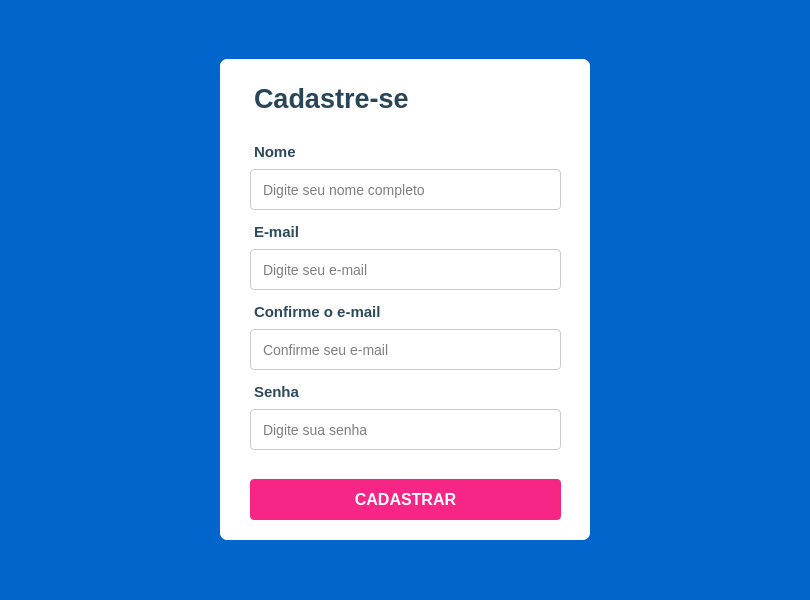
<?xml version="1.0" encoding="UTF-8"?>
<ui version="4.0">
 <class>Dialog</class>
 <widget class="QDialog" name="Dialog">
  <property name="geometry">
   <rect>
    <x>0</x>
    <y>0</y>
    <width>810</width>
    <height>600</height>
   </rect>
  </property>
  <property name="windowTitle">
   <string>Dialog</string>
  </property>
  <property name="styleSheet">
   <string notr="true">QDialog{
background: #FFF;
}
</string>
  </property>
  <widget class="QFrame" name="frame">
   <property name="geometry">
    <rect>
     <x>220</x>
     <y>59</y>
     <width>370</width>
     <height>481</height>
    </rect>
   </property>
   <property name="minimumSize">
    <size>
     <width>370</width>
     <height>481</height>
    </size>
   </property>
   <property name="layoutDirection">
    <enum>Qt::LeftToRight</enum>
   </property>
   <property name="styleSheet">
    <string notr="true">QFrame{
background: #FFFFFF;
border-radius:7px;
box-shadow: 10px 10px 40px rgba(0, 0, 0, 0.4);
}</string>
   </property>
   <property name="frameShape">
    <enum>QFrame::NoFrame</enum>
   </property>
   <widget class="QTextEdit" name="login_text">
    <property name="geometry">
     <rect>
      <x>30</x>
      <y>20</y>
      <width>171</width>
      <height>51</height>
     </rect>
    </property>
    <property name="font">
     <font>
      <family>Segoe UI</family>
     </font>
    </property>
    <property name="readOnly">
     <bool>true</bool>
    </property>
    <property name="html">
     <string>&lt;!DOCTYPE HTML PUBLIC &quot;-//W3C//DTD HTML 4.0//EN&quot; &quot;http://www.w3.org/TR/REC-html40/strict.dtd&quot;&gt;
&lt;html&gt;&lt;head&gt;&lt;meta name=&quot;qrichtext&quot; content=&quot;1&quot; /&gt;&lt;style type=&quot;text/css&quot;&gt;
p, li { white-space: pre-wrap; }
&lt;/style&gt;&lt;/head&gt;&lt;body style=&quot; font-family:'Segoe UI'; font-size:8.25pt; font-weight:400; font-style:normal;&quot;&gt;
&lt;p style=&quot; margin-top:12px; margin-bottom:12px; margin-left:0px; margin-right:0px; -qt-block-indent:0; text-indent:0px;&quot;&gt;&lt;span style=&quot; font-size:20pt; font-weight:696; color:#284658;&quot;&gt;Cadastre-se&lt;/span&gt;&lt;/p&gt;&lt;/body&gt;&lt;/html&gt;</string>
    </property>
   </widget>
   <widget class="QTextEdit" name="nome_text_input">
    <property name="geometry">
     <rect>
      <x>30</x>
      <y>80</y>
      <width>111</width>
      <height>31</height>
     </rect>
    </property>
    <property name="readOnly">
     <bool>true</bool>
    </property>
    <property name="html">
     <string>&lt;!DOCTYPE HTML PUBLIC &quot;-//W3C//DTD HTML 4.0//EN&quot; &quot;http://www.w3.org/TR/REC-html40/strict.dtd&quot;&gt;
&lt;html&gt;&lt;head&gt;&lt;meta name=&quot;qrichtext&quot; content=&quot;1&quot; /&gt;&lt;style type=&quot;text/css&quot;&gt;
p, li { white-space: pre-wrap; }
&lt;/style&gt;&lt;/head&gt;&lt;body style=&quot; font-family:'MS Shell Dlg 2'; font-size:8.25pt; font-weight:400; font-style:normal;&quot;&gt;
&lt;p style=&quot; margin-top:0px; margin-bottom:0px; margin-left:0px; margin-right:0px; -qt-block-indent:0; text-indent:0px;&quot;&gt;&lt;span style=&quot; font-family:'Segoe UI'; font-size:11pt; font-weight:696; color:#2d4a5c;&quot;&gt;Nome&lt;/span&gt;&lt;/p&gt;&lt;/body&gt;&lt;/html&gt;</string>
    </property>
   </widget>
   <widget class="QLineEdit" name="nome_input">
    <property name="geometry">
     <rect>
      <x>30</x>
      <y>110</y>
      <width>311</width>
      <height>41</height>
     </rect>
    </property>
    <property name="styleSheet">
     <string notr="true">QLineEdit{
border-radius: 4px;
border: 1px solid #ccc;
padding-left:10px;
font-size:14px
}</string>
    </property>
    <property name="placeholderText">
     <string>Digite seu nome completo</string>
    </property>
   </widget>
   <widget class="QTextEdit" name="email_text_input">
    <property name="geometry">
     <rect>
      <x>30</x>
      <y>160</y>
      <width>91</width>
      <height>31</height>
     </rect>
    </property>
    <property name="readOnly">
     <bool>true</bool>
    </property>
    <property name="html">
     <string>&lt;!DOCTYPE HTML PUBLIC &quot;-//W3C//DTD HTML 4.0//EN&quot; &quot;http://www.w3.org/TR/REC-html40/strict.dtd&quot;&gt;
&lt;html&gt;&lt;head&gt;&lt;meta name=&quot;qrichtext&quot; content=&quot;1&quot; /&gt;&lt;style type=&quot;text/css&quot;&gt;
p, li { white-space: pre-wrap; }
&lt;/style&gt;&lt;/head&gt;&lt;body style=&quot; font-family:'MS Shell Dlg 2'; font-size:8.25pt; font-weight:400; font-style:normal;&quot;&gt;
&lt;p style=&quot; margin-top:0px; margin-bottom:0px; margin-left:0px; margin-right:0px; -qt-block-indent:0; text-indent:0px;&quot;&gt;&lt;span style=&quot; font-family:'Segoe UI'; font-size:11pt; font-weight:696; color:#2d4a5c;&quot;&gt;E-mail&lt;/span&gt;&lt;/p&gt;&lt;/body&gt;&lt;/html&gt;</string>
    </property>
   </widget>
   <widget class="QLineEdit" name="email_input">
    <property name="geometry">
     <rect>
      <x>30</x>
      <y>190</y>
      <width>311</width>
      <height>41</height>
     </rect>
    </property>
    <property name="styleSheet">
     <string notr="true">QLineEdit{
border-radius: 4px;
border: 1px solid #ccc;
padding-left:10px;
font-size:14px
}</string>
    </property>
    <property name="placeholderText">
     <string>Digite seu e-mail</string>
    </property>
   </widget>
   <widget class="QPushButton" name="cadastrar_button">
    <property name="geometry">
     <rect>
      <x>30</x>
      <y>420</y>
      <width>311</width>
      <height>41</height>
     </rect>
    </property>
    <property name="minimumSize">
     <size>
      <width>0</width>
      <height>41</height>
     </size>
    </property>
    <property name="cursor">
     <cursorShape>PointingHandCursor</cursorShape>
    </property>
    <property name="styleSheet">
     <string notr="true">QPushButton{
 background-color: #f72585;
    color: #fff;
    font-size: 16px;
	border-radius: 4px;
    font-weight: bold;
    cursor: pointer;
    margin: 0;
}</string>
    </property>
    <property name="text">
     <string>CADASTRAR</string>
    </property>
   </widget>
   <widget class="QLabel" name="nome_person_icon">
    <property name="geometry">
     <rect>
      <x>310</x>
      <y>120</y>
      <width>20</width>
      <height>20</height>
     </rect>
    </property>
    <property name="styleSheet">
     <string notr="true">QLabel{
background:url(:/login/icons8-pessoa-do-sexo-masculino-100-1.png)
}
</string>
    </property>
    <property name="text">
     <string/>
    </property>
   </widget>
   <widget class="Line" name="nome_div_input">
    <property name="geometry">
     <rect>
      <x>300</x>
      <y>120</y>
      <width>1</width>
      <height>20</height>
     </rect>
    </property>
    <property name="styleSheet">
     <string notr="true">Line{
background: #ccc}</string>
    </property>
    <property name="orientation">
     <enum>Qt::Vertical</enum>
    </property>
   </widget>
   <widget class="Line" name="email_div_input">
    <property name="geometry">
     <rect>
      <x>300</x>
      <y>200</y>
      <width>1</width>
      <height>20</height>
     </rect>
    </property>
    <property name="styleSheet">
     <string notr="true">Line{
background: #ccc}</string>
    </property>
    <property name="orientation">
     <enum>Qt::Vertical</enum>
    </property>
   </widget>
   <widget class="QLabel" name="email_icon">
    <property name="geometry">
     <rect>
      <x>310</x>
      <y>200</y>
      <width>20</width>
      <height>20</height>
     </rect>
    </property>
    <property name="styleSheet">
     <string notr="true">QLabel{
background:url(:/login/icons8-mensagem-20.png)
}
</string>
    </property>
    <property name="text">
     <string/>
    </property>
   </widget>
   <widget class="QLineEdit" name="email_input_2">
    <property name="geometry">
     <rect>
      <x>30</x>
      <y>270</y>
      <width>311</width>
      <height>41</height>
     </rect>
    </property>
    <property name="styleSheet">
     <string notr="true">QLineEdit{
border-radius: 4px;
border: 1px solid #ccc;
padding-left:10px;
font-size:14px
}</string>
    </property>
    <property name="placeholderText">
     <string>Confirme seu e-mail</string>
    </property>
   </widget>
   <widget class="QLabel" name="email_icon_2">
    <property name="geometry">
     <rect>
      <x>310</x>
      <y>280</y>
      <width>20</width>
      <height>20</height>
     </rect>
    </property>
    <property name="styleSheet">
     <string notr="true">QLabel{
background:url(:/login/icons8-mensagem-20.png)
}
</string>
    </property>
    <property name="text">
     <string/>
    </property>
   </widget>
   <widget class="QTextEdit" name="email_text_input_2">
    <property name="geometry">
     <rect>
      <x>30</x>
      <y>240</y>
      <width>151</width>
      <height>31</height>
     </rect>
    </property>
    <property name="readOnly">
     <bool>true</bool>
    </property>
    <property name="html">
     <string>&lt;!DOCTYPE HTML PUBLIC &quot;-//W3C//DTD HTML 4.0//EN&quot; &quot;http://www.w3.org/TR/REC-html40/strict.dtd&quot;&gt;
&lt;html&gt;&lt;head&gt;&lt;meta name=&quot;qrichtext&quot; content=&quot;1&quot; /&gt;&lt;style type=&quot;text/css&quot;&gt;
p, li { white-space: pre-wrap; }
&lt;/style&gt;&lt;/head&gt;&lt;body style=&quot; font-family:'MS Shell Dlg 2'; font-size:8.25pt; font-weight:400; font-style:normal;&quot;&gt;
&lt;p style=&quot; margin-top:0px; margin-bottom:0px; margin-left:0px; margin-right:0px; -qt-block-indent:0; text-indent:0px;&quot;&gt;&lt;span style=&quot; font-family:'Segoe UI'; font-size:11pt; font-weight:696; color:#2d4a5c;&quot;&gt;Confirme o e-mail&lt;/span&gt;&lt;/p&gt;&lt;/body&gt;&lt;/html&gt;</string>
    </property>
   </widget>
   <widget class="Line" name="email_div_input_2">
    <property name="geometry">
     <rect>
      <x>300</x>
      <y>280</y>
      <width>1</width>
      <height>20</height>
     </rect>
    </property>
    <property name="styleSheet">
     <string notr="true">Line{
background: #ccc}</string>
    </property>
    <property name="orientation">
     <enum>Qt::Vertical</enum>
    </property>
   </widget>
   <widget class="QLabel" name="senha_icon">
    <property name="geometry">
     <rect>
      <x>310</x>
      <y>360</y>
      <width>20</width>
      <height>20</height>
     </rect>
    </property>
    <property name="styleSheet">
     <string notr="true">QLabel{
background:url(:/login/icons8-cadeado-100.png);
}
</string>
    </property>
    <property name="text">
     <string/>
    </property>
   </widget>
   <widget class="QLineEdit" name="senha_input">
    <property name="geometry">
     <rect>
      <x>30</x>
      <y>350</y>
      <width>311</width>
      <height>41</height>
     </rect>
    </property>
    <property name="styleSheet">
     <string notr="true">QLineEdit{
border-radius: 4px;
border: 1px solid #ccc;
padding-left:10px;
font-size:14px
}</string>
    </property>
    <property name="echoMode">
     <enum>QLineEdit::Normal</enum>
    </property>
    <property name="placeholderText">
     <string>Digite sua senha</string>
    </property>
   </widget>
   <widget class="QTextEdit" name="senha_text_input">
    <property name="geometry">
     <rect>
      <x>30</x>
      <y>320</y>
      <width>111</width>
      <height>31</height>
     </rect>
    </property>
    <property name="readOnly">
     <bool>true</bool>
    </property>
    <property name="html">
     <string>&lt;!DOCTYPE HTML PUBLIC &quot;-//W3C//DTD HTML 4.0//EN&quot; &quot;http://www.w3.org/TR/REC-html40/strict.dtd&quot;&gt;
&lt;html&gt;&lt;head&gt;&lt;meta name=&quot;qrichtext&quot; content=&quot;1&quot; /&gt;&lt;style type=&quot;text/css&quot;&gt;
p, li { white-space: pre-wrap; }
&lt;/style&gt;&lt;/head&gt;&lt;body style=&quot; font-family:'MS Shell Dlg 2'; font-size:8.25pt; font-weight:400; font-style:normal;&quot;&gt;
&lt;p style=&quot; margin-top:0px; margin-bottom:0px; margin-left:0px; margin-right:0px; -qt-block-indent:0; text-indent:0px;&quot;&gt;&lt;span style=&quot; font-family:'Segoe UI'; font-size:11pt; font-weight:696; color:#2d4a5c;&quot;&gt;Senha&lt;/span&gt;&lt;/p&gt;&lt;/body&gt;&lt;/html&gt;</string>
    </property>
    <property name="textInteractionFlags">
     <set>Qt::NoTextInteraction</set>
    </property>
   </widget>
   <widget class="Line" name="senha_div">
    <property name="geometry">
     <rect>
      <x>300</x>
      <y>360</y>
      <width>1</width>
      <height>20</height>
     </rect>
    </property>
    <property name="styleSheet">
     <string notr="true">Line{
background: #ccc}</string>
    </property>
    <property name="orientation">
     <enum>Qt::Vertical</enum>
    </property>
   </widget>
   <widget class="QPushButton" name="close_button">
    <property name="geometry">
     <rect>
      <x>310</x>
      <y>30</y>
      <width>51</width>
      <height>31</height>
     </rect>
    </property>
    <property name="styleSheet">
     <string notr="true">QPushButton{
border:none;
}
</string>
    </property>
    <property name="text">
     <string/>
    </property>
    <property name="icon">
     <iconset resource="../assets/login_ui/login.qrc">
      <normaloff>:/login/icons8-x-40.png</normaloff>:/login/icons8-x-40.png</iconset>
    </property>
    <property name="iconSize">
     <size>
      <width>30</width>
      <height>30</height>
     </size>
    </property>
   </widget>
   <zorder>senha_text_input</zorder>
   <zorder>senha_input</zorder>
   <zorder>email_text_input_2</zorder>
   <zorder>login_text</zorder>
   <zorder>nome_text_input</zorder>
   <zorder>email_text_input</zorder>
   <zorder>email_input</zorder>
   <zorder>cadastrar_button</zorder>
   <zorder>nome_input</zorder>
   <zorder>nome_person_icon</zorder>
   <zorder>nome_div_input</zorder>
   <zorder>email_div_input</zorder>
   <zorder>email_icon</zorder>
   <zorder>email_input_2</zorder>
   <zorder>email_icon_2</zorder>
   <zorder>email_div_input_2</zorder>
   <zorder>senha_icon</zorder>
   <zorder>senha_div</zorder>
   <zorder>close_button</zorder>
  </widget>
  <widget class="QWidget" name="background_blue" native="true">
   <property name="geometry">
    <rect>
     <x>0</x>
     <y>0</y>
     <width>810</width>
     <height>610</height>
    </rect>
   </property>
   <property name="styleSheet">
    <string notr="true">QWidget{
background:#0265CB
}</string>
   </property>
  </widget>
  <zorder>background_blue</zorder>
  <zorder>frame</zorder>
 </widget>
 <resources>
  <include location="../assets/login_ui/login.qrc"/>
 </resources>
 <connections/>
</ui>
